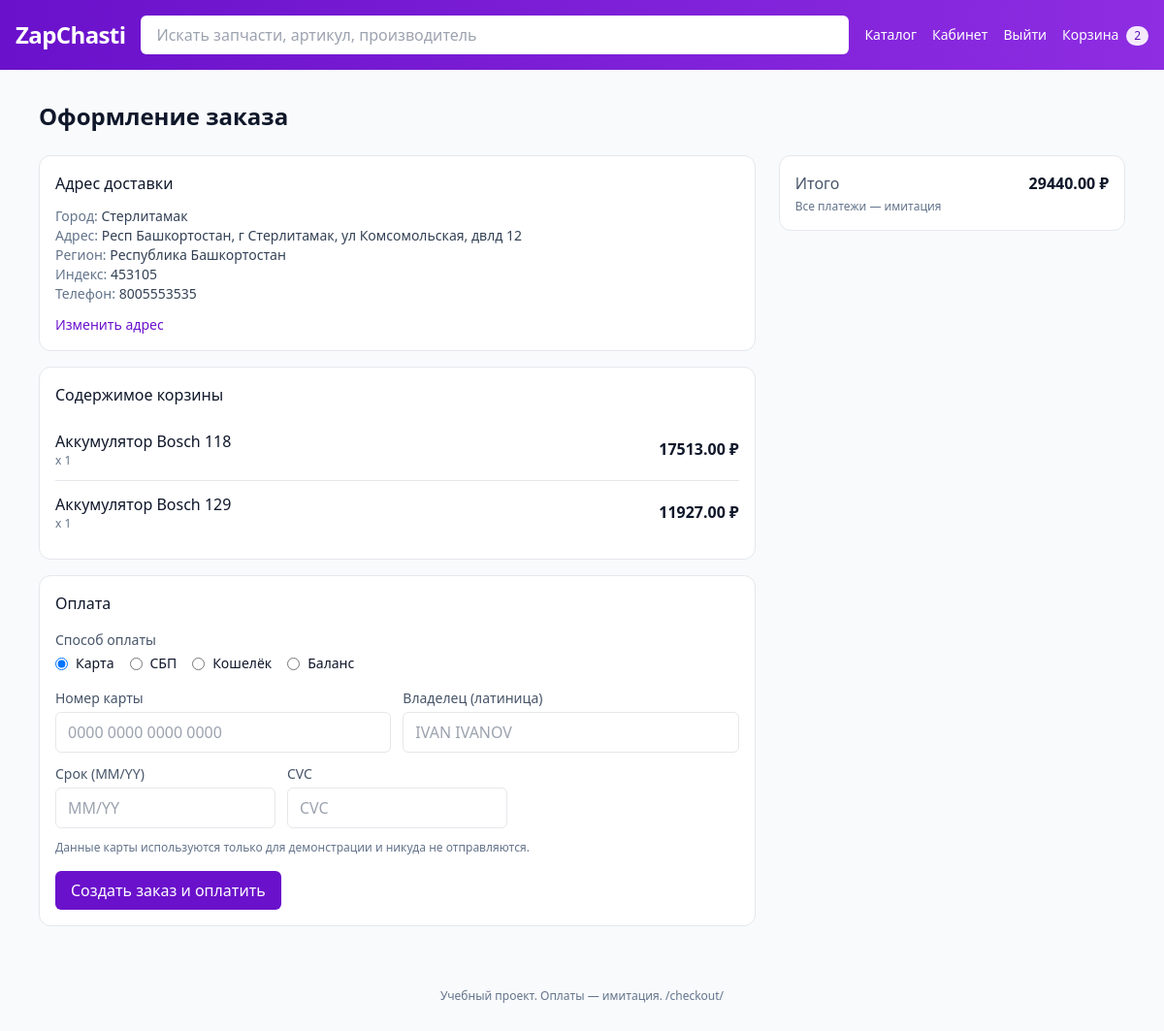
/checkout/ (signed in), run on the app's committed database.
### apps/accounts/models.py (models this page shows, shortened)
class Address(models.Model):
    user = models.OneToOneField('accounts.User', verbose_name='Пользователь', on_delete=models.CASCADE, related_name='address')
    line1 = models.CharField("Адрес", max_length=255, blank=True)
    line2 = models.CharField("Квартира/офис", max_length=255, blank=True)
    city = models.CharField("Город", max_length=120, blank=True)
    region = models.CharField("Регион", max_length=120, blank=True)
    postal_code = models.CharField("Индекс", max_length=20, blank=True)
    phone = models.CharField("Телефон", max_length=32, blank=True)
    created_at = models.DateTimeField("Дата создания", default=timezone.now)
    updated_at = models.DateTimeField("Дата обновления", auto_now=True)
    class Meta:
        verbose_name = "Адрес"
        verbose_name_plural = "Адреса"

### apps/cart/models.py (models this page shows, shortened)
class CartItem(models.Model):
    cart = models.ForeignKey(Cart, verbose_name="Корзина", on_delete=models.CASCADE, related_name="items")
    product = models.ForeignKey(Product, verbose_name="Товар", on_delete=models.CASCADE)
    quantity = models.PositiveIntegerField("Количество", default=1)
    price_at_add = models.DecimalField("Цена при добавлении", max_digits=12, decimal_places=2)
    class Meta:
        unique_together = ("cart", "product")
        verbose_name = "Позиция в корзине"
        verbose_name_plural = "Позиции в корзине"
    @property
    def subtotal(self) -> Decimal:
        return (self.price_at_add * self.quantity).quantize(Decimal("0.01"))

class Cart(models.Model):
    user = models.ForeignKey(
        settings.AUTH_USER_MODEL,
        verbose_name="Пользователь",
        on_delete=models.CASCADE,
        related_name="carts",
        null=True,
        blank=True,
    )
    created_at = models.DateTimeField("Дата создания", auto_now_add=True)
    class Meta:
        verbose_name = "Корзина"
        verbose_name_plural = "Корзины"
    @property
    def total(self) -> Decimal:
        return sum((item.subtotal for item in self.items.all()), start=Decimal("0.00"))

### apps/catalog/models.py (models this page shows, shortened)
class Product(models.Model):
    name = models.CharField("Название", max_length=200)
    slug = models.SlugField("Слаг", max_length=220, unique=True)
    sku = models.CharField("Артикул", max_length=100, unique=True)
    description = models.TextField("Описание", blank=True)
    manufacturer = models.CharField("Производитель", max_length=120, blank=True)
    price = models.DecimalField("Цена", max_digits=12, decimal_places=2)
    in_stock = models.PositiveIntegerField("Остаток на складе", default=0)
    images = models.JSONField("Изображения", default=list, blank=True)
    category = models.ForeignKey(Category, verbose_name="Категория", on_delete=models.PROTECT, related_name="products")
    compatibility = models.JSONField("Совместимость", default=list, blank=True, help_text="Список объектов {make, model, year}")
    created_at = models.DateTimeField("Дата создания", auto_now_add=True)
    updated_at = models.DateTimeField("Дата обновления", auto_now=True)
    class Meta:
        ordering = ["name"]
        verbose_name = "Товар"
        verbose_name_plural = "Товары"

### apps/orders/views.py (the view, shortened to what this page needs)
# urls.py: path('checkout/', site_checkout, name='site-checkout'),
@require_http_methods(["GET", "POST"])
def site_checkout(request):
    context = {}
    if not request.user.is_authenticated:
        context.update({
            'need_login': True,
            'message': 'Для оформления заказа войдите (можно через /admin).',
        })
        return render(request, 'orders/checkout.html', context)
    cart, _ = Cart.objects.get_or_create(user=request.user)
    items = list(cart.items.select_related('product'))
    if request.method == 'GET':
        addr = Address.objects.filter(user=request.user).first()
        context.update({'items': items, 'cart': cart, 'address': addr})
        return render(request, 'orders/checkout.html', context)

### apps/templates/orders/checkout.html (shortened to what this page needs)
{% extends 'base.html' %}
{% block content %}
  <h1 class="text-2xl font-semibold mb-6">Оформление заказа</h1>
  {% if need_login %}
    <div class="rounded-xl border bg-white p-6">
      <p class="text-slate-700">{{ message }}</p>
      <a href="/admin/login/?next=/checkout/" class="inline-block mt-3 px-4 py-2 rounded-md bg-brand-600 text-white hover:bg-brand-700">Войти</a>
    </div>
  {% else %}
    <div class="grid grid-cols-1 md:grid-cols-3 gap-6">
      <section class="md:col-span-2 space-y-4">
        <div class="rounded-xl border bg-white p-4">
          <h2 class="font-medium mb-3">Адрес доставки</h2>
          {% if address %}
            {% if address.line1 or address.city or address.phone %}
              <div class="text-sm text-slate-700">
                {% if address.city %}<div><span class="text-slate-500">Город:</span> {{ address.city }}</div>{% endif %}
                {% if address.line1 %}<div><span class="text-slate-500">Адрес:</span> {{ address.line1 }}</div>{% endif %}
                {% if address.region %}<div><span class="text-slate-500">Регион:</span> {{ address.region }}</div>{% endif %}
                {% if address.postal_code %}<div><span class="text-slate-500">Индекс:</span> {{ address.postal_code }}</div>{% endif %}
                {% if address.phone %}<div><span class="text-slate-500">Телефон:</span> {{ address.phone }}</div>{% endif %}
              </div>
              <div class="mt-3 text-sm">
                <a href="/account/#address" class="text-brand-600 hover:underline">Изменить адрес</a>
              </div>
            {% else %}
              <div class="text-slate-600">Адрес не указан. Укажите адрес в <a class="text-brand-600 hover:underline" href="/account/">личном кабинете</a>.</div>
            {% endif %}
          {% else %}
            <div class="text-slate-600">Адрес не указан. Укажите адрес в <a class="text-brand-600 hover:underline" href="/account/">личном кабинете</a>.</div>
          {% endif %}
        </div>
        <div class="rounded-xl border bg-white p-4">
          <h2 class="font-medium mb-3">Содержимое корзины</h2>
          {% if items %}
            <div class="divide-y">
              {% for it in items %}
                <div class="py-3 flex items-center justify-between">
                  <div>
                    <div class="font-medium">{{ it.product.name }}</div>
                    <div class="text-xs text-slate-500">x {{ it.quantity }}</div>
                  </div>
                  <div class="font-semibold">{{ it.subtotal }} ₽</div>
                </div>
              {% endfor %}
            </div>
          {% else %}
            <div class="p-3 text-slate-600">Корзина пуста</div>
          {% endif %}
        </div>
        <div class="rounded-xl border bg-white p-4">
          <h2 class="font-medium mb-3">Оплата</h2>
          <form method="post" action="/checkout/" class="space-y-4">
            <div>
              <label class="block text-sm text-slate-600 mb-1">Способ оплаты</label>
              <div class="flex gap-4 text-sm">
                <label class="inline-flex items-center gap-2">
                  <input type="radio" name="payment_method" value="card" checked>
                  <span>Карта</span>
                </label>
                <label class="inline-flex items-center gap-2">
                  <input type="radio" name="payment_method" value="sbp">
                  <span>СБП</span>
                </label>
                <label class="inline-flex items-center gap-2">
                  <input type="radio" name="payment_method" value="wallet">
                  <span>Кошелёк</span>
                </label>
                <label class="inline-flex items-center gap-2">
                  <input type="radio" name="payment_method" value="balance">
                  <span>Баланс</span>
                </label>
              </div>
            </div>
            <div id="card-fields" class="space-y-3 hidden">
              <div class="grid grid-cols-1 md:grid-cols-2 gap-3">
                <label class="block">
                  <span class="block text-sm text-slate-600 mb-1">Номер карты</span>
                  <input name="card_number" inputmode="numeric" autocomplete="cc-number" placeholder="0000 0000 0000 0000"
                         class="w-full rounded-md border px-3 py-2" maxlength="19">
                </label>
                <label class="block">
                  <span class="block text-sm text-slate-600 mb-1">Владелец (латиница)</span>
                  <input name="card_holder" autocomplete="cc-name" placeholder="IVAN IVANOV"
                         class="w-full rounded-md border px-3 py-2" maxlength="32">
                </label>
              </div>
              <div class="grid grid-cols-2 md:grid-cols-3 gap-3">
                <label class="block">
                  <span class="block text-sm text-slate-600 mb-1">Срок (MM/YY)</span>
                  <input name="card_exp" inputmode="numeric" autocomplete="cc-exp" placeholder="MM/YY"
                         class="w-full rounded-md border px-3 py-2" maxlength="5">
                </label>
                <label class="block">
                  <span class="block text-sm text-slate-600 mb-1">CVC</span>
                  <input name="card_cvc" inputmode="numeric" autocomplete="cc-csc" placeholder="CVC"
                         class="w-full rounded-md border px-3 py-2" maxlength="4">
                </label>
              </div>
              <div class="text-xs text-slate-500">Данные карты используются только для демонстрации и никуда не отправляются.</div>
            </div>
            <div>
              <button class="px-4 py-2 rounded-md bg-brand-600 text-white hover:bg-brand-700">Создать заказ и оплатить</button>
            </div>
          </form>
        </div>
      </section>
      <aside>
        <div class="rounded-xl border bg-white p-4">
          <div class="flex items-center justify-between">
            <div class="text-slate-600">Итого</div>
            <div class="font-semibold">{{ cart.total }} ₽</div>
          </div>
          <div class="text-xs text-slate-500 mt-1">Все платежи — имитация</div>
        </div>
      </aside>
    </div>
  {% endif %}
{% endblock %}

### data on the page
Address: city "Стерлитамак", line1 "Респ Башкортостан, г Стерлитамак, ул Комсомольская, двлд 12", region "Республика Башкортостан", postal_code "453105", phone "8005553535"
CartItem: product.name "Аккумулятор Bosch 118", quantity "1", subtotal "17513.00"
CartItem: product.name "Аккумулятор Bosch 129", quantity "1", subtotal "11927.00"
Cart: total "29440.00"

### other printed values
{{ request.path }} "/checkout/"
